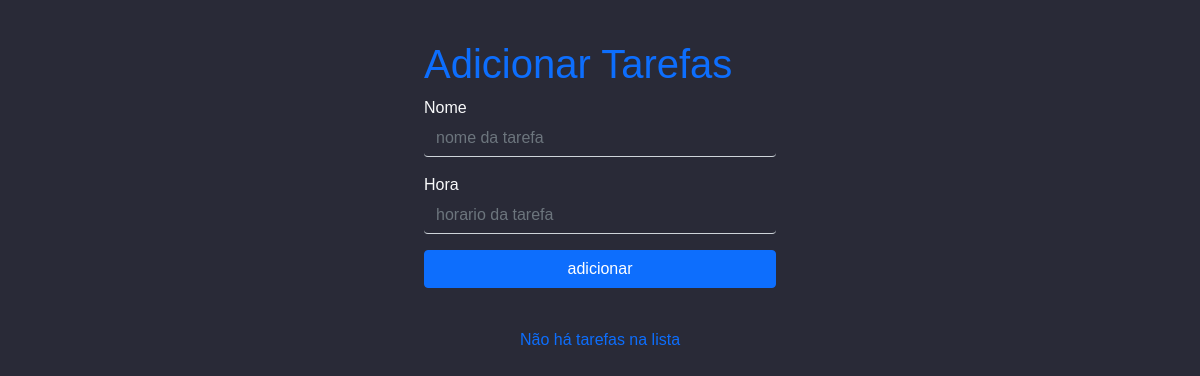
Before: / with the older database file.
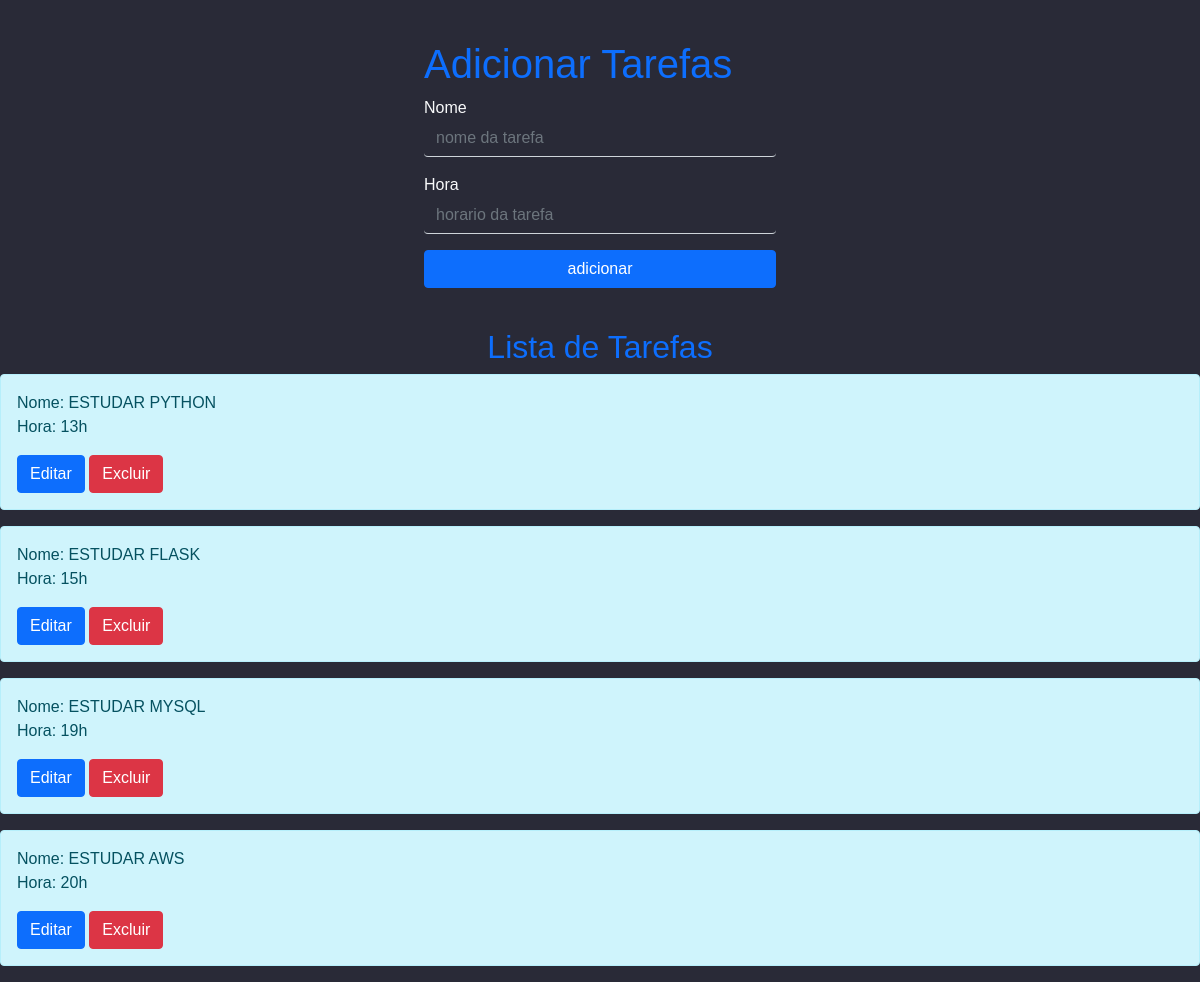
After: the same page with the newer database file.
### app/__init__.py (models this page shows)
class Tarefas(db.Model):
    id = db.Column(db.Integer, primary_key=True)
    nome = db.Column(db.String(50), nullable=False)
    hora = db.Column(db.String(2), nullable=False)

### app/__init__.py (the view, shortened to what this page needs)
@app.route("/", methods=["GET", "POST"])
def index():
    form = Formulario()
    tarefas = Tarefas.query.all()
    logging.debug("Tarefas no banco de dados: %s", tarefas)
    return render_template("index.html", form=form, tarefas=tarefas)

### app/form.py
class Formulario(FlaskForm):
    nome = StringField('nome', validators=[DataRequired()])
    hora = StringField('hora', validators=[DataRequired()])

### app/templates/index.html (shortened to what this page needs)
{% extends 'base.html' %}
{% block conteudo %}
  <form action="{{ url_for('index') }}" method="post" class="formulario mx-auto p-4" style="max-width: 400px;">
    <h1 class="text-primary">Adicionar Tarefas</h1>
    <div class="form-group">
      <label class="text-light">Nome</label>
      {{ form.nome(class="form-control bg-transparent text-light border-top-0 border-end-0 border-start-0", placeholder="nome da tarefa") }}
    </div>
    <div class="form-group mt-3">
      <label class="text-light">Hora</label>
      {{ form.hora(class="form-control bg-transparent text-light border-top-0 border-end-0 border-start-0", placeholder="horario da tarefa") }}
    </div>
    <div class="input-group mt-3">
      <button type="submit" class="btn btn-primary btn-block w-100">adicionar</button>
    </div>
  </form>
  <div class="mt-3">
    {% if tarefas %}
      <h2 class="text-center text-primary">Lista de Tarefas</h2>
    {% else %}
      <p class="text-center text-primary">Não há tarefas na lista</p>
    {% endif %}
    {% for tarefa in tarefas %}
      <div class="alert alert-info">
        Nome: {{ tarefa.nome }}
        <br>
        Hora: {{ tarefa.hora }}h
        <div>
          <a href="{{ url_for('editar_tarefa', tarefa_id=tarefa.id) }}" class="btn btn-primary btn-block mt-3">Editar</a>
          <form action="{{ url_for('deletar_tarefa', tarefa_id=tarefa.id) }}" method="post" style="display:inline;">
            <button type="submit" class="btn btn-danger btn-block mt-3">Excluir</button>
          </form>
        </div>
      </div>
    {% endfor %}
  </div>
{% endblock %}

### app/templates/base.html (shortened to what this page needs)
<!DOCTYPE html>
<html lang="pt-BR">
<head>
    <link href="{{ url_for('static', filename='bootstrap.min.css') }}" rel="stylesheet">
    <link rel="stylesheet" href="{{ url_for('static', filename="style.css")  }}"></link>
</head>
<body>
  {% block conteudo %} {% endblock %}
</body>
</html>

### app/static/style.css (style rules this page uses)
* { margin: 0; padding: 0; box-sizing: border-box; font-family: sans-serif; }
body { background-color: #292A37; }
.formulario { background-color: #292A37; }

Changed rows visible on the page:
added Tarefas: nome "ESTUDAR PYTHON", hora "13"
added Tarefas: nome "ESTUDAR FLASK", hora "15"
added Tarefas: nome "ESTUDAR MYSQL", hora "19"
added Tarefas: nome "ESTUDAR AWS", hora "20"
Other visible differences:
text no longer shown: "Não há tarefas na lista"
text now shown: "Lista de Tarefas"
